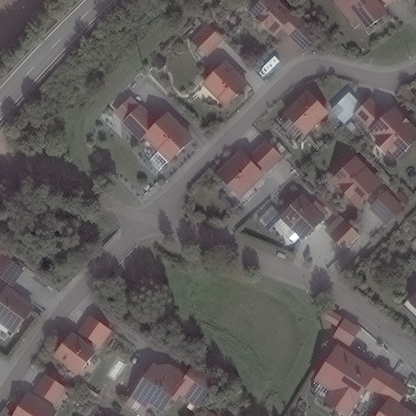
#> input picture images/solarpanels_native_1__x0_0_y0_7119_dxdy_416.tif, 416 x 416 px; its folder holds only this picture in this run
$ jupyter execute --allow-errors solar-panel.ipynb   (shell and % lines are left out)
#> lines starting #> are read from the running program, lines starting #| are printed output that depends on the picture
> Installing Dependencies

**Unzipping Files**

[cell 1]
import zipfile
import os

try:
    # Unzip the image files
    with zipfile.ZipFile(r'C:\Users\ashut\OneDrive\Desktop\ashutosh\ML-OPS\IITG-Sample TAsk\image_chips_native-20250212T103727Z-001.zip', 'r') as zip_ref:
        zip_ref.extractall('images')
    print("Images unzipped successfully!")

    # Unzip the label files
    with zipfile.ZipFile(r'C:\Users\ashut\OneDrive\Desktop\ashutosh\ML-OPS\IITG-Sample TAsk\labels-20250212T103318Z-001.zip', 'r') as zip_ref:
        zip_ref.extractall('labels')
    print("Labels unzipped successfully!")

except zipfile.BadZipFile:
    print("Error: The file is not a valid ZIP file or is corrupted.")
except FileNotFoundError:
    print("Error: The file was not found. Check the file name and path.")
except Exception as e:
    print(f"An unexpected error occurred: {e}")

new1

[cell 2]
import glob
import os

[cell 3]
# Define dataset paths
images_path = "images\image_chips_native"
labels_path = "labels\labels\labels_hd"

# List files safely
image_files = glob.glob(os.path.join(images_path, "*.TIF"))
label_files = glob.glob(os.path.join(labels_path, "*.txt"))

print(f"Total images: {len(image_files)}")
print(f"Total label files: {len(label_files)}")

shot2

[cell 4]
import json
import numpy as np

solar_panel_count = 0
label_counts = []

for file in label_files:
    with open(file, 'r') as f:
        lines = f.readlines()
        label_counts.append(len(lines))
        solar_panel_count += len(lines)

print("Total instances of solar panels:", solar_panel_count)
print("Label distribution:", np.bincount(label_counts))

Area and other stats

[cell 5]
import matplotlib.pyplot as plt

areas = []

for file in label_files:
    with open(file, 'r') as f:
        lines = f.readlines()
        for line in lines:
            values = line.strip().split()
            if len(values) == 5:
                _, _, _, width, height = map(float, values)
                areas.append(width * height)

print("Mean Area:", np.mean(areas))
print("Standard Deviation:", np.std(areas))

plt.hist(areas, bins=20, edgecolor='black')
plt.xlabel('Area (sq meters)')
plt.ylabel('Frequency')
plt.title('Distribution of Solar Panel Areas')
plt.show()
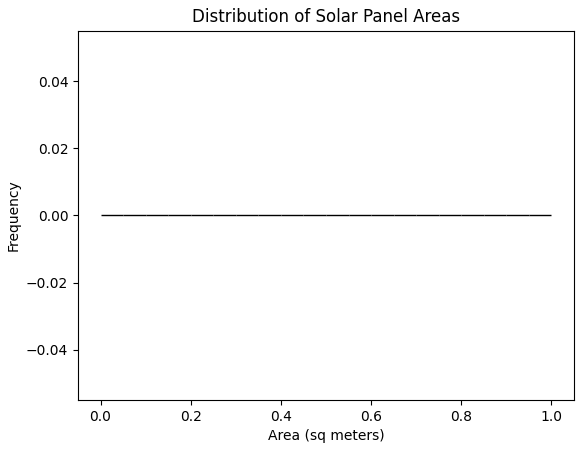
#> figure drawn by matplotlib, 1 panel

Computing IoU using Shapely

[cell 6]
from shapely.geometry import box

# [12 lines left out: functions yolo_to_shapely_box, calculate_iou, not called in this run]

[cell 7]
from sklearn.metrics import precision_recall_curve, auc

def compute_ap(y_true, y_scores):
    precision, recall, _ = precision_recall_curve(y_true, y_scores)
    return auc(recall, precision)

YOLO Model

[cell 8]
import mlflow
#> (the rest of this cell did not finish here and is left out)

[cell 9]
import yaml
#> (the rest of this cell did not finish here and is left out)

[cell 10]
import os

# Define dataset directories
dataset_dir = r"C:\Users\ashut\OneDrive\Desktop\ashutosh\ML-OPS\IITG-Sample TAsk"
train_images = os.path.join(dataset_dir, "train/images")
val_images = os.path.join(dataset_dir, "val/images")
test_images = os.path.join(dataset_dir, "test/images")

# Define label directories (assumed to be in the same structure)
train_labels = os.path.join(dataset_dir, "train/labels")
val_labels = os.path.join(dataset_dir, "val/labels")

# Create the YAML file
yaml_content = f"""
path: {dataset_dir}
train: {train_images}
val: {val_images}
test: {test_images}

nc: 1
names: ['solar_panel']
"""

yaml_path = os.path.join(dataset_dir, "solar_dataset.yaml")

# Write YAML content to a file
with open(yaml_path, "w") as yaml_file:
    yaml_file.write(yaml_content.strip())

print(f"YAML file created at: {yaml_path}")

[cell 11]
import os
import shutil
import random
from sklearn.model_selection import train_test_split

dataset_root = "C:/Users/ashut/OneDrive/Desktop/ashutosh/ML-OPS/IITG-Sample TAsk"
images_dir = os.path.join(dataset_root, "images\image_chips_native")
labels_dir = os.path.join(dataset_root, "labels\labels\labels_hd")

#> (the rest of this cell did not finish here and is left out)

[cell 12]
import cv2
import os

# Path to the images folder
image_folder = 'images'

# List all image files
image_files = os.listdir(image_folder)

# Load images into a list
images = []
for image_file in image_files:
    image_path = os.path.join(image_folder, image_file)
    image = cv2.imread(image_path)
#> image is the input picture: shape (416, 416, 3); mean B, G, R 93.7, 94.3, 99.9
    images.append(image)

[cell 13]
import os

# List files in labels_hd
print("Files in labels_hd:")
#> (the rest of this cell did not finish here and is left out)

[cell 14]
# Example: Inspect the first label file
label_file_path = 'labels\labels\labels_native\solarpanels_native_1__x0_0_y0_6845_dxdy_416.txt'  # Replace with your file path
#> (the rest of this cell did not finish here and is left out)

**Load YOLO Labels:**

[cell 15]
def load_yolo_labels(label_file_path):
    with open(label_file_path, 'r') as f:
        lines = f.readlines()

    labels = []
    for line in lines:
        class_id, x_center, y_center, width, height = map(float, line.strip().split())
        labels.append({
            'class_id': int(class_id),
            'x_center': x_center,
            'y_center': y_center,
            'width': width,
            'height': height
        })
    return labels

# Example usage
label_file_path = 'labels\labels\labels_native\solarpanels_native_1__x0_0_y0_6845_dxdy_416.txt'  # Replace with your file path
#> (the rest of this cell did not finish here and is left out)

**Code to Match Images with Labels:**

[cell 16]
import os

# Example: Match an image with its label file
image_folder = 'images/image_chips_native'
label_folder = 'labels/labels/labels_native'

# List all image files
#> (the rest of this cell did not finish here and is left out)

[cell 17]

import cv2
import matplotlib.pyplot as plt
import matplotlib.patches as patches

# Load the image
image_path = os.path.join(image_folder, image_file)
image = cv2.imread(image_path)
image = cv2.cvtColor(image, cv2.COLOR_BGR2RGB)  # Convert to RGB for matplotlib

# Plot the image
fig, ax = plt.subplots(1)
ax.imshow(image)

# Draw bounding boxes for the labels
#> (the rest of this cell did not finish here and is left out)
